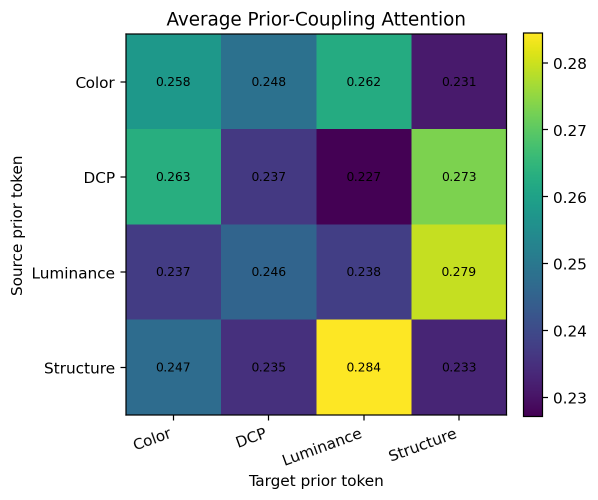
#> input picture analysis/prior_coupling/uieb_attention_heatmap/prior_attention_mean_heatmap.png, 1196 x 999 px (shown at 1/2 size)
$ python uiqm_postprocess.py --input_dir analysis/prior_coupling/uieb_attention_heatmap --output_dir out
#> lines starting #> are read from the running program, lines starting #| are printed output that depends on the picture
### utils/uiqm_postprocess_utils.py
from pathlib import Path

import cv2
import numpy as np


IMAGE_EXTENSIONS = {".jpg", ".jpeg", ".png", ".bmp", ".tif", ".tiff"}


def is_image_file(name):
    return Path(name).suffix.lower() in IMAGE_EXTENSIONS


def read_rgb(path):
    image = cv2.imread(str(path), cv2.IMREAD_COLOR)
#> image is the input picture: shape (999, 1196, 3); mean B, G, R 176.5, 176.3, 161.1
    if image is None:
        raise RuntimeError(f"Failed to read image: {path}")
    return cv2.cvtColor(image, cv2.COLOR_BGR2RGB)


def save_rgb(path, image):
    path.parent.mkdir(parents=True, exist_ok=True)
    image = np.clip(image, 0, 255).astype(np.uint8)
    cv2.imwrite(str(path), cv2.cvtColor(image, cv2.COLOR_RGB2BGR))


def apply_clahe(image, clip_limit, tile_grid_size=8):
#> called with clip_limit = 1.5, tile_grid_size = 8
    if clip_limit <= 0:
        return image
    lab = cv2.cvtColor(image, cv2.COLOR_RGB2LAB)
#> lab: shape (999, 1196, 3); mean of channels 0, 1, 2 179.7, 126.8, 125.1
    l_channel, a_channel, b_channel = cv2.split(lab)
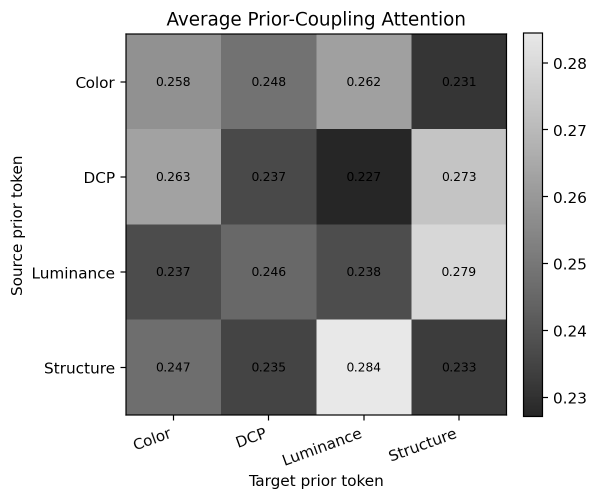
#> l_channel: shape (999, 1196) (shown at 1/2 size); min 0, max 255, mean 179.7
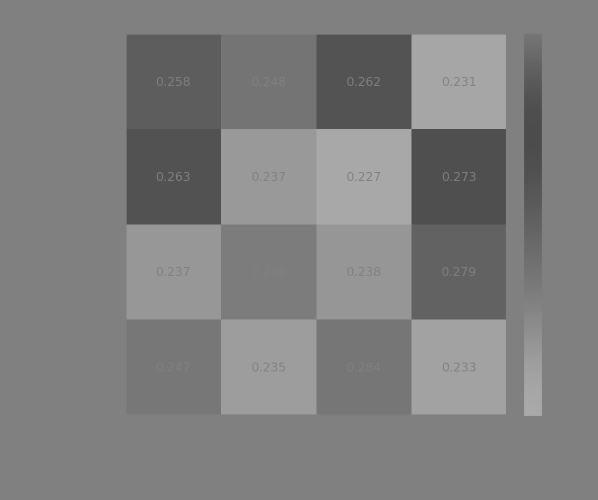
#> a_channel: shape (999, 1196) (shown at 1/2 size); min 76, max 169, mean 126.8
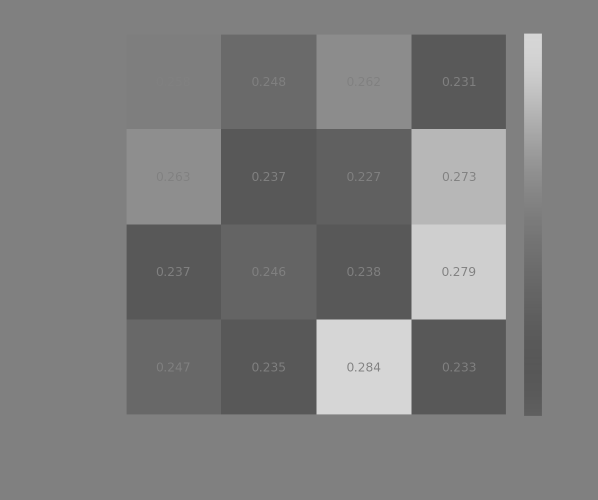
#> b_channel: shape (999, 1196) (shown at 1/2 size); min 87, max 214, mean 125.1
    clahe = cv2.createCLAHE(
        clipLimit=float(clip_limit), tileGridSize=(tile_grid_size, tile_grid_size)
    )
    l_channel = clahe.apply(l_channel)
    lab = cv2.merge([l_channel, a_channel, b_channel])
#> lab: shape (999, 1196, 3); mean of channels 0, 1, 2 181.3, 126.8, 125.1
    return cv2.cvtColor(lab, cv2.COLOR_LAB2RGB)


def adjust_saturation(image, saturation):
#> called with saturation = 1.05
    if abs(saturation - 1.0) < 1e-6:
        return image
    hsv = cv2.cvtColor(image, cv2.COLOR_RGB2HSV).astype(np.float32)
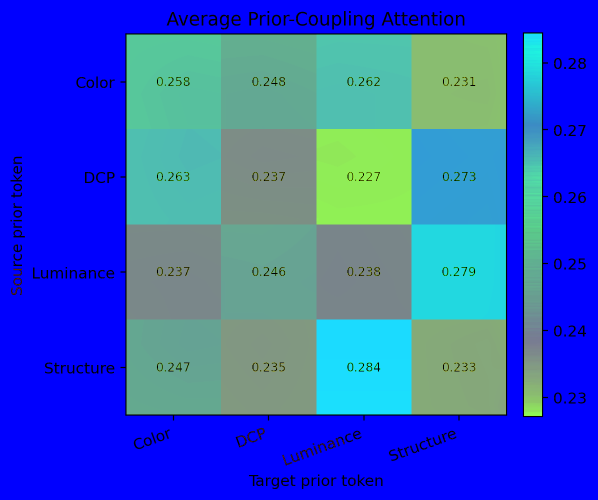
#> hsv: shape (999, 1196, 3) float32 (shown at 1/2 size); mean R, G, B 49.2, 89.1, 199
    hsv[:, :, 1] *= saturation
    hsv[:, :, 1] = np.clip(hsv[:, :, 1], 0, 255)
    return cv2.cvtColor(hsv.astype(np.uint8), cv2.COLOR_HSV2RGB)


def adjust_contrast(image, contrast):
    if abs(contrast - 1.0) < 1e-6:
        return image
    image_float = image.astype(np.float32)
    mean = image_float.mean(axis=(0, 1), keepdims=True)
    return np.clip((image_float - mean) * contrast + mean, 0, 255).astype(np.uint8)


def unsharp_mask(image, amount, sigma=1.0):
#> called with amount = 0.2, sigma = 1
    if amount <= 0:
        return image
    image_float = image.astype(np.float32)
    blur = cv2.GaussianBlur(image_float, (0, 0), sigmaX=sigma, sigmaY=sigma)
    sharpened = image_float + amount * (image_float - blur)
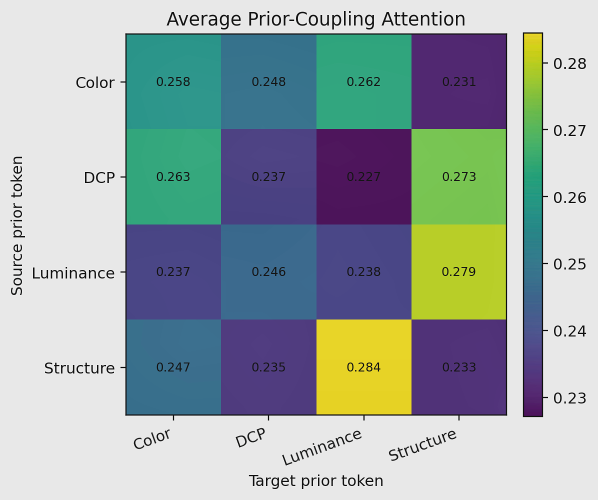
#> sharpened: shape (999, 1196, 3) float32 (shown at 1/2 size); mean R, G, B 161.4, 177.1, 177.3; drawn with min black and max white
    return np.clip(sharpened, 0, 255).astype(np.uint8)
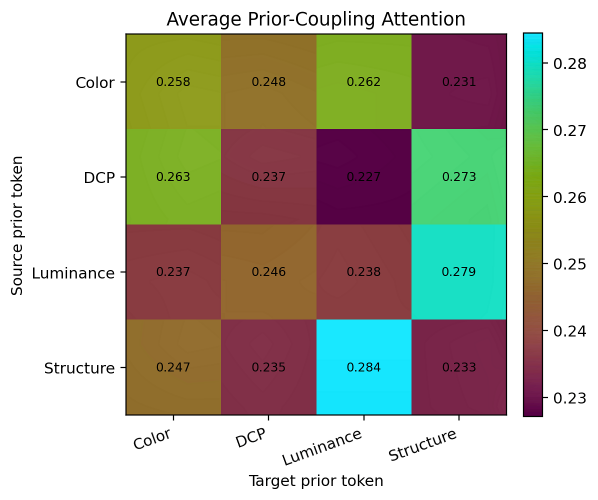
#> returned value: shape (999, 1196, 3) (shown at 1/2 size); mean of channels 0, 1, 2 160.8, 176.8, 176.9; drawn as B, G, R


def enhance_rgb_uint8(image, clahe, saturation, contrast, sharpness):
    enhanced = apply_clahe(image, clahe)
    enhanced = adjust_saturation(enhanced, saturation)
    enhanced = adjust_contrast(enhanced, contrast)
    enhanced = unsharp_mask(enhanced, sharpness)
    return enhanced


# [24 lines left out: functions enhance_rgb_float, preset_params, not called in this run]

### uiqm_postprocess.py
import argparse
import shutil
from pathlib import Path

import numpy as np

from evaluate_new import getUCIQE, getUIQM, getUIQM_torch
from utils.uiqm_postprocess_utils import (
    enhance_rgb_uint8,
    is_image_file,
    preset_params,
    read_rgb,
    save_rgb,
)


def list_image_paths(input_dir, max_images=0):
    input_dir = Path(input_dir)
    paths = sorted(p for p in input_dir.iterdir() if is_image_file(p.name))
    if max_images > 0:
        paths = paths[:max_images]
    return paths


def process_dir(input_dir, output_dir, clahe, saturation, contrast, sharpness, max_images=0):
    input_dir = Path(input_dir)
    output_dir = Path(output_dir)
    if output_dir.exists():
        shutil.rmtree(output_dir)
    output_dir.mkdir(parents=True, exist_ok=True)

    paths = list_image_paths(input_dir, max_images=max_images)
    for path in paths:
        image = read_rgb(path)
        enhanced = enhance_rgb_uint8(image, clahe, saturation, contrast, sharpness)
        save_rgb(output_dir / path.name, enhanced)
#> pass 2 of the loop in process_dir, `for path in paths:`:
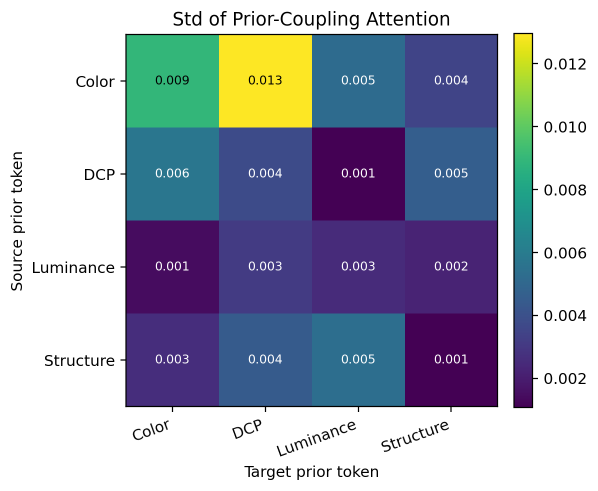
#> input picture analysis/prior_coupling/uieb_attention_heatmap/prior_attention_std_heatmap.png, 1196 x 982 px (shown at 1/2 size)
#> in read_rgb, image is the input picture: shape (982, 1196, 3); mean B, G, R 182.4, 165, 160.4
#> a_channel: shape (982, 1196)
#> b_channel: shape (982, 1196)
#> in adjust_saturation (call 2), `hsv = cv2.cvtColor(image, cv2.COLOR_RGB2HSV).astype(np.float32)`:
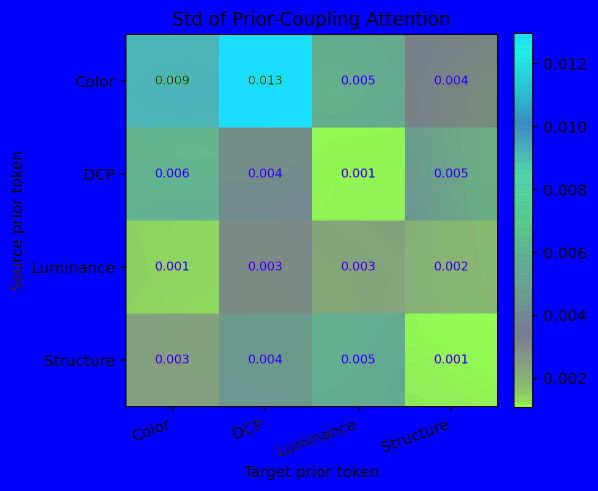
#> hsv: shape (982, 1196, 3) float32 (shown at 1/2 size); mean R, G, B 54.1, 86.9, 192.2
#> image_float: shape (982, 1196, 3) float32
#> blur: shape (982, 1196, 3) float32
#> sharpened: shape (982, 1196, 3) float32
#> in unsharp_mask (call 2), `return np.clip(sharpened, 0, 255).astype(np.uint8)`:
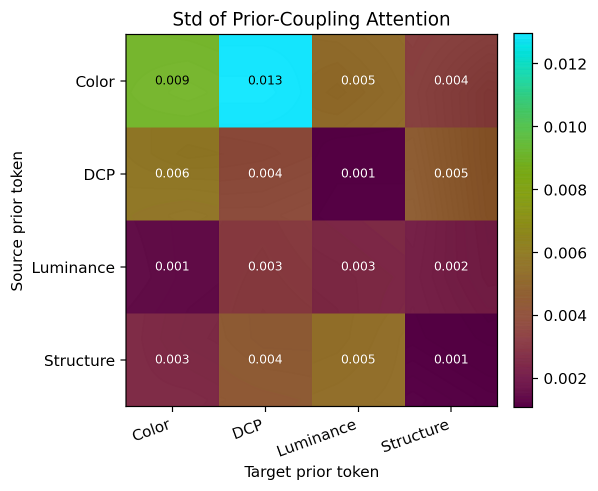
#> returned value: shape (982, 1196, 3) (shown at 1/2 size); mean of channels 0, 1, 2 158.9, 163.9, 181.9; drawn as B, G, R


def score_dir(input_dir, device="cpu", max_images=0):
    input_dir = Path(input_dir)
    uiqm_scores = []
    uciqe_scores = []
    paths = sorted(p for p in input_dir.iterdir() if is_image_file(p.name))
    if max_images > 0:
        paths = paths[:max_images]
    for path in paths:
        image = read_rgb(path).astype(np.float32) / 255.0
        if device != "cpu":
            uiqm_scores.append(getUIQM_torch(image, device)[0])
        else:
            uiqm_scores.append(getUIQM(image)[0])
        uciqe_scores.append(getUCIQE(image))
    return float(np.mean(uiqm_scores)), float(np.mean(uciqe_scores))


def parse_float_list(value):
    return [float(item) for item in value.split(",") if item.strip()]


def main():
    parser = argparse.ArgumentParser()
    parser.add_argument("--input_dir", required=True)
    parser.add_argument("--output_dir", required=True)
    parser.add_argument("--clahe", type=float, default=1.5)
    parser.add_argument("--saturation", type=float, default=1.05)
    parser.add_argument("--contrast", type=float, default=1.0)
    parser.add_argument("--sharpness", type=float, default=0.2)
    parser.add_argument("--search", action="store_true")
    parser.add_argument("--device", default="cpu")
    parser.add_argument("--max_images", type=int, default=0)
    parser.add_argument("--preset", choices=["mild", "strong"], default=None)
    parser.add_argument("--clahe_grid", default="0,1.0,1.5,2.0")
    parser.add_argument("--saturation_grid", default="1.0,1.05,1.1,1.15")
    parser.add_argument("--contrast_grid", default="1.0,1.03,1.06")
    parser.add_argument("--sharpness_grid", default="0,0.15,0.3,0.45")
    parser.add_argument(
        "--search_images",
        type=int,
        default=0,
        help="Only process this many images per trial during search. Final best output still uses all images.",
    )
    parser.add_argument(
        "--search_log",
        default="",
        help="Optional txt log file for search trials and final best params.",
    )
    args = parser.parse_args()

    log_path = Path(args.search_log) if args.search_log else None

    def log(message):
        print(message)
        if log_path:
            log_path.parent.mkdir(parents=True, exist_ok=True)
            with log_path.open("a", encoding="utf-8") as handle:
                handle.write(message + "\n")

    if not args.search:
        if args.preset:
            params = preset_params(args.preset)
            args.clahe = params["clahe"]
            args.saturation = params["saturation"]
            args.contrast = params["contrast"]
            args.sharpness = params["sharpness"]
        process_dir(
            args.input_dir,
            args.output_dir,
            args.clahe,
            args.saturation,
            args.contrast,
            args.sharpness,
        )
        uiqm, uciqe = score_dir(args.output_dir, args.device, args.max_images)
        log(f"UIQM={uiqm:.3f} UCIQE={uciqe:.3f}")
        return

    best = None
    output_dir = Path(args.output_dir)
    trial_dir = output_dir.with_name(output_dir.name + "_trial")
    clahe_values = parse_float_list(args.clahe_grid)
    saturation_values = parse_float_list(args.saturation_grid)
    contrast_values = parse_float_list(args.contrast_grid)
    sharpness_values = parse_float_list(args.sharpness_grid)
    total_trials = (
        len(clahe_values)
        * len(saturation_values)
        * len(contrast_values)
        * len(sharpness_values)
    )
    trial_index = 0
    for clahe in clahe_values:
        for saturation in saturation_values:
            for contrast in contrast_values:
                for sharpness in sharpness_values:
                    trial_index += 1
                    log(
                        f"Trial {trial_index}/{total_trials} "
                        f"clahe={clahe} saturation={saturation} contrast={contrast} sharpness={sharpness}"
                    )
                    process_dir(
                        args.input_dir,
                        trial_dir,
                        clahe,
                        saturation,
                        contrast,
                        sharpness,
                        max_images=args.search_images,
                    )
                    uiqm, uciqe = score_dir(trial_dir, args.device, args.max_images)
                    result = (uiqm, uciqe, clahe, saturation, contrast, sharpness)
                    log(
                        "UIQM={:.3f} UCIQE={:.3f} clahe={} saturation={} contrast={} sharpness={}".format(
                            uiqm, uciqe, clahe, saturation, contrast, sharpness
                        )
                    )
                    if best is None or result[:2] > best[:2]:
                        best = result
                        log(
                            "BestSoFar UIQM={:.3f} UCIQE={:.3f} clahe={} saturation={} contrast={} sharpness={}".format(
                                uiqm, uciqe, clahe, saturation, contrast, sharpness
                            )
                        )

    uiqm, uciqe, clahe, saturation, contrast, sharpness = best
    process_dir(args.input_dir, output_dir, clahe, saturation, contrast, sharpness)
    if trial_dir.exists():
        shutil.rmtree(trial_dir)
    log(
        "Best UIQM={:.3f} UCIQE={:.3f} clahe={} saturation={} contrast={} sharpness={}".format(
            uiqm, uciqe, clahe, saturation, contrast, sharpness
        )
    )


if __name__ == "__main__":
    main()
